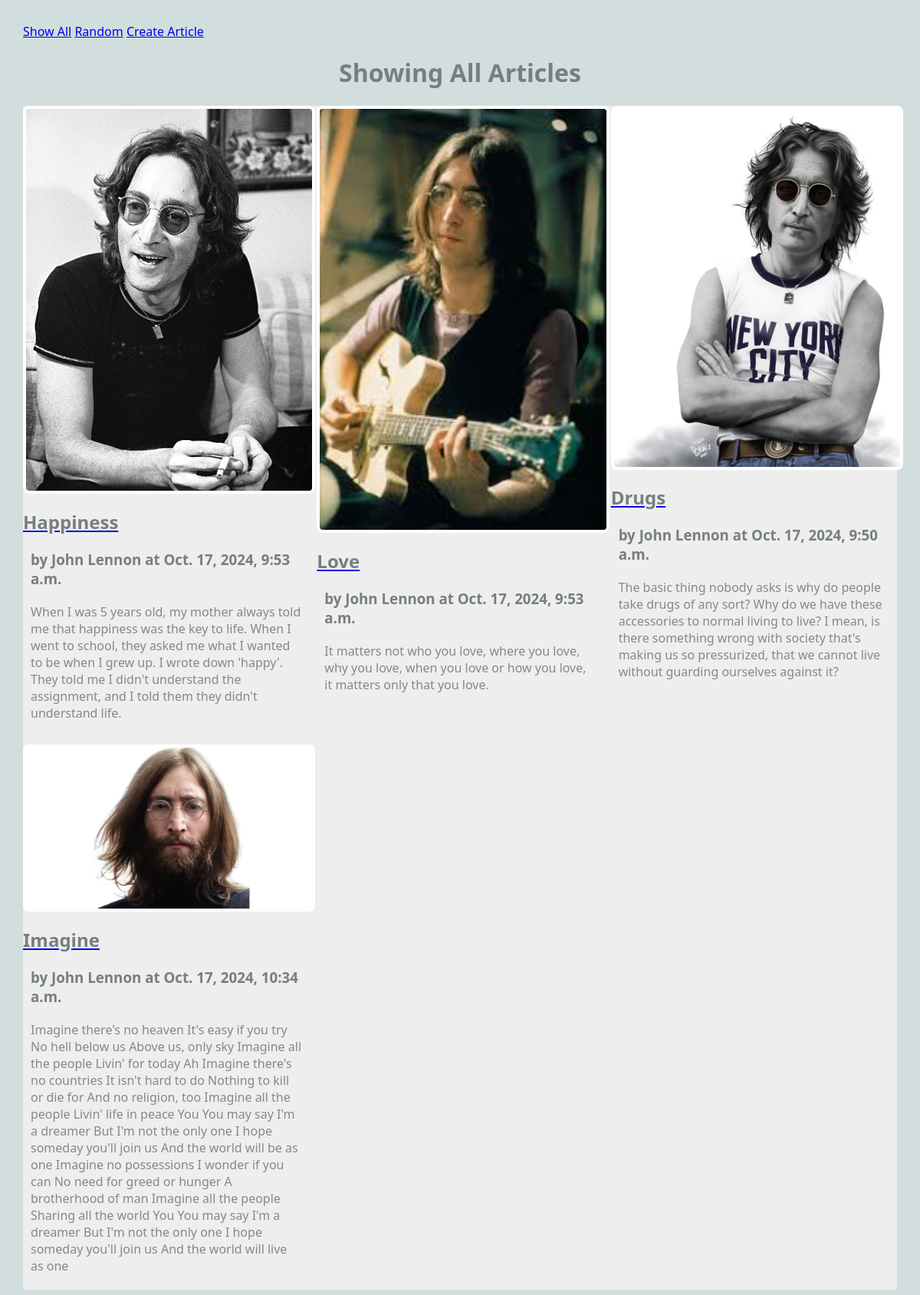
/blog/show_all, run on the app's committed database.
### blog/models.py (models this page shows, shortened)
class Article(models.Model):
    title = models.TextField(blank=False)
    author =  models.TextField(blank=False)
    text =  models.TextField(blank=False)
    published = models.DateTimeField(auto_now=True)
    image_file = models.ImageField(blank=True)

### blog/views.py (the view)
# urls.py: path(r'show_all', views.ShowAllView.as_view(), name="show_all"),
class ShowAllView(ListView):
    model = Article
    template_name ='blog/show_all.html'
    context_object_name = 'articles'

### blog/templates/blog/show_all.html
{% extends 'blog/base.html' %}
{% block content %}
<h1 style="display:flex; justify-content: center;">Showing All Articles</h1>
<main class="grid-container">
    {% for a in articles %}
    <article>
        <a href="{% url 'article' a.pk %}">
            <img src="{{a.image_file.url}}" alt="{{a.image_file.url}}">
        </a>
        <div>
            <a href="{% url 'article' a.pk %}">
                <h2>{{a.title}}</h2>
            </a>
            <h3>by {{a.author}} at {{a.published}}</h3>
            <p>
                {{a.text}}
            </p>
        </div>
    </article>
    {% endfor %}
</main>
{% endblock %}

### blog/templates/blog/base.html (shortened to what this page needs)
{% load static %}
<html>
    <head>
        <link rel="stylesheet" href="{% static 'styles-blog.css' %}">
    </head>
    <body>
        <nav>
            <ul>
                <a href="{% url 'show_all' %}">Show All</a>
                <a href="{% url 'random' %}">Random</a>
                <a href="{% url 'create_article' %}">Create Article</a>
            </ul>
        </nav>
        {% block content %}
        {% endblock %}
    </body>
</html>

### static/styles-blog.css (style rules this page uses)
body { margin: 30px; background: #d1dedd; font-family:'Segoe UI', Tahoma, Geneva, Verdana, sans-serif; }
ul, li { padding: 0px; list-style-type: none; }
h1, h2, h3 { color: #767f7e; }
p { color: #828b82; }
.grid-container { background: #eee; max-width: 900px; display: grid; grid-template-columns: repeat(3, 1fr); grid-gap: 10px; max-width: 1200px; margin: 20px auto; }
article img, article.featured img { width: 100%; border: 4px solid #fff; border-radius: 8px; }
article p, article h3 { margin: 20px 10px; }

### data on the page
Article: image_file (picture), title "Happiness", author "John Lennon", published "Oct. 17, 2024, 9:53 a.m.", text "When I was 5 years old, my mother always told me that happiness was the key to life. When I went to school, they asked me what I wanted to be when I grew up. I wrote down 'happy'. They told me I didn't understand the assignment, and I told them they didn't understand life."
Article: image_file (picture), title "Love", author "John Lennon", published "Oct. 17, 2024, 9:53 a.m.", text "It matters not who you love, where you love, why you love, when you love or how you love, it matters only that you love."
Article: image_file (picture), title "Drugs", author "John Lennon", published "Oct. 17, 2024, 9:50 a.m.", text "The basic thing nobody asks is why do people take drugs of any sort? Why do we have these accessories to normal living to live? I mean, is there something wrong with society that's making us so pressurized, that we cannot live without guarding ourselves against it?"
Article: image_file (picture), title "Imagine", author "John Lennon", published "Oct. 17, 2024, 10:34 a.m.", text "Imagine there's no heaven It's easy if you try No hell below us Above us, only sky Imagine all the people Livin' for today Ah Imagine there's no countries It isn't hard to do Nothing to kill or die for And no religion, too Imagine all the people Livin' life in peace You You may say I'm a dreamer But I'm not the only one I hope someday you'll join us And the world will be as one Imagine no possessions I wonder if you can No need for greed or hunger A brotherhood of man Imagine all the people Sharing all the world You You may say I'm a dreamer But I'm not the only one I hope someday you'll join us And the world will live as one"
